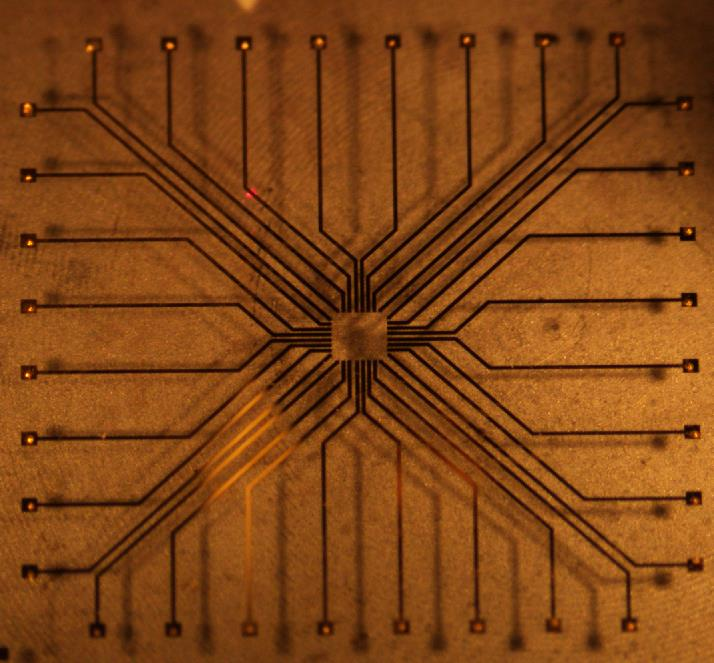
%> input picture gold_bumps/evaporated_sample.png, 714 x 663 px
$ octave --eval "detectGoldBumps('evaporated_sample.png');"   (GNU Octave 9; MATLAB toolbox functions it lacks are replaced by stand-ins)
%> lines starting %> are read from the running program, lines starting %| are printed output that depends on the picture; in (x1, y1, x2, y2) boxes, pixels count from 0 and x2, y2 are one past the last pixel; in counts of white or black regions, pixels touching at a corner belong together; the program's own positions count from 1
function detectGoldBumps(imagePath)
%> called with imagePath = 'evaporated_sample.png'
    % Read the image
    img = imread(imagePath);
%> img is the input picture: size 663x714x3 uint8; mean R, G, B 128.8, 68.5, 21

    % Convert to grayscale if it's a color image
    if size(img, 3) == 3
        grayImg = rgb2gray(img);
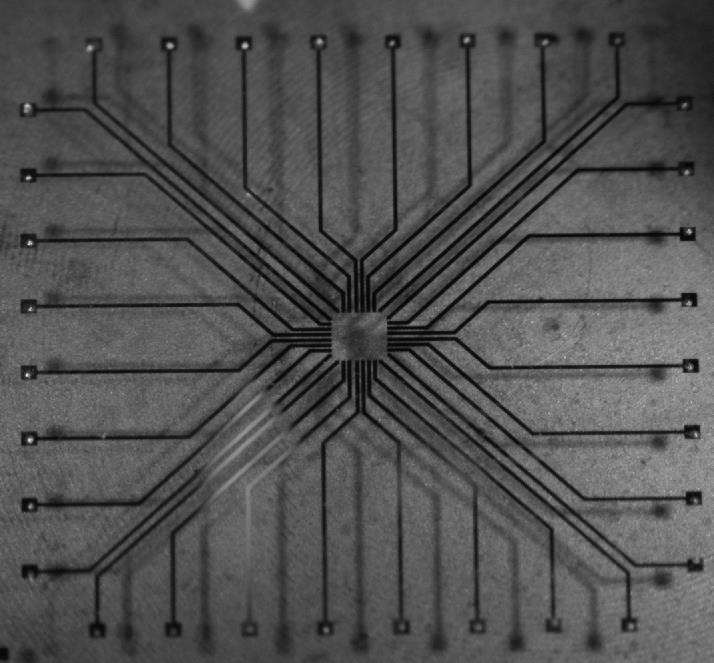
%> grayImg: size 663x714 uint8; min 3, max 226, mean 81.1
    else
        grayImg = img;
    end

    % Apply contrast enhancement to make gold bumps more visible
    enhancedImg = adapthisteq(grayImg);
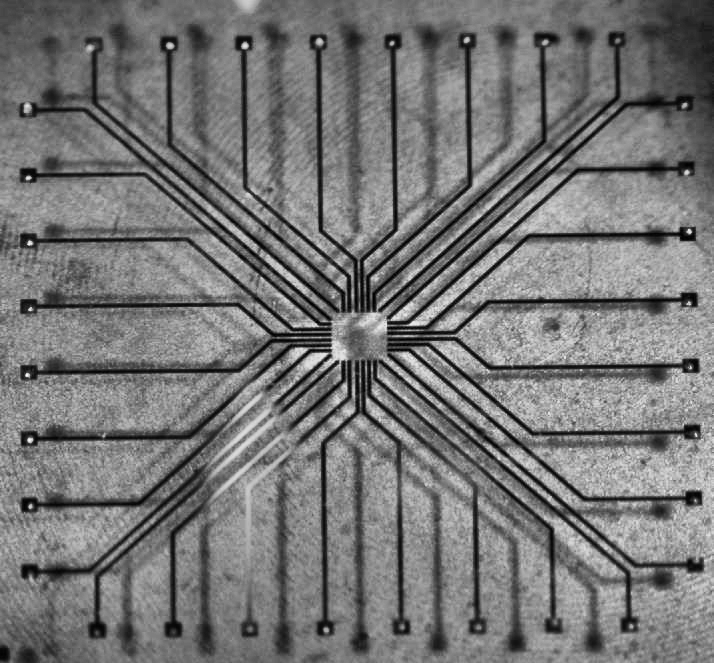
%> enhancedImg: size 663x714 uint8; min 0, max 255, mean 118.3

    % Apply thresholding to isolate bright spots (gold bumps)
    threshold = graythresh(enhancedImg);
%> threshold = 0.4
    binaryImg = imbinarize(enhancedImg, threshold * 1.2); % Slightly higher threshold to isolate brighter spots
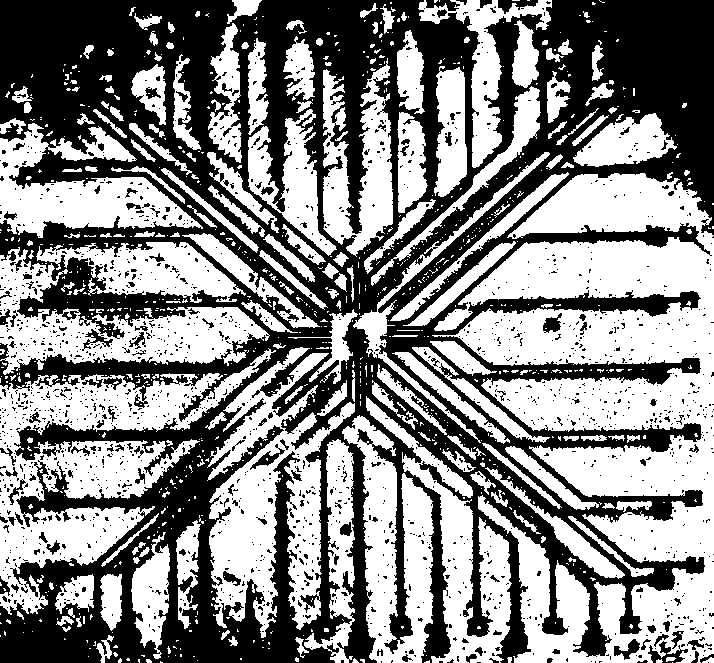
%> binaryImg: size 663x714 logical; 52.7% white; 1776 black regions (1639 under 20 px), largest, box (x1, y1, x2, y2) and area: (0, 0, 714, 663) 210943, (648, 641, 688, 663) 357, (498, 0, 538, 14) 282

    % Remove small objects (noise)
    cleanedImg = bwareaopen(binaryImg, 15);
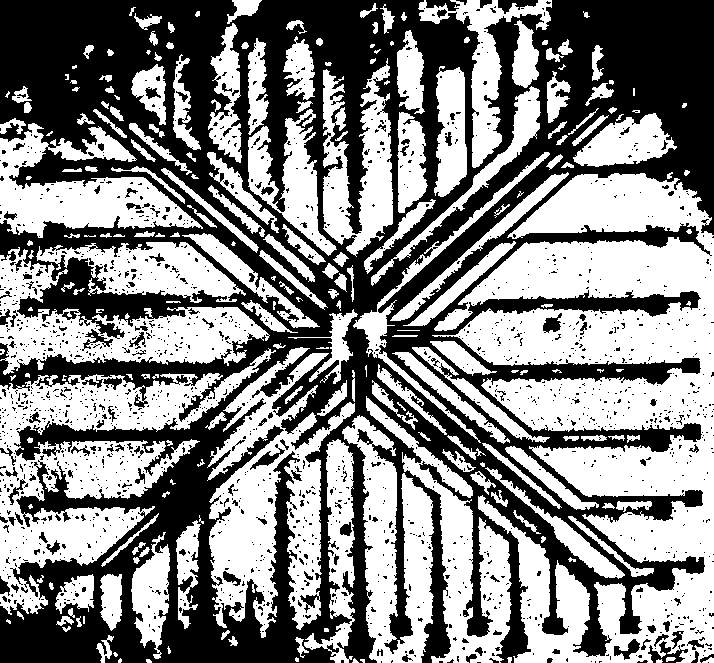
%> cleanedImg: size 663x714 logical; 52.2% white; 1776 black regions (1639 under 20 px)

    % Find connected components (potential gold bumps)
    cc = bwconncomp(cleanedImg);
%> cc = 233 connected components
    stats = regionprops(cc, 'Centroid', 'Area', 'Eccentricity', 'BoundingBox');
%> stats = 233 regions; largest, box (x1, y1, x2, y2), Area, Centroid and Eccentricity: (432, 173, 714, 663) 70383 [612.4 402.5] 0.885, (0, 348, 276, 615) 23786 [89.1 465.5] 0.797, (207, 347, 355, 638) 18121 [269.3 502.2] 0.888

    % Filter components based on properties to identify gold bumps
    goldBumps = [];
    for i = 1:length(stats)
        % Gold bumps are typically small, relatively circular objects
        if stats(i).Area < 200 && stats(i).Area > 20 && stats(i).Eccentricity < 0.7
            goldBumps = [goldBumps; stats(i)];
        end
    end
%> after the loop, goldBumps = 18 regions; largest, box (x1, y1, x2, y2), Area, Centroid and Eccentricity: (12, 86, 32, 103) 159 [21.8 96.4] 0.555, (322, 263, 339, 279) 130 [331 271.5] 0.295, (558, 39, 573, 55) 128 [565.7 49.2] 0.429

    % Display results
    figure;
    imshow(img);
    hold on;

    % Draw circles around detected gold bumps
    for i = 1:length(goldBumps)
        centroid = goldBumps(i).Centroid;
        radius = sqrt(goldBumps(i).Area / pi);

        % Draw circle
        theta = 0:0.01:2*pi;
        x = radius * cos(theta) + centroid(1);
        y = radius * sin(theta) + centroid(2);
        plot(x, y, 'r', 'LineWidth', 2);

        % Label each bump with a number
        text(centroid(1), centroid(2), num2str(i), 'Color', 'white', 'FontSize', 8, ...
            'HorizontalAlignment', 'center');
    end
%> this loop made 18 passes
%> (centroid, radius) on passes 1 to 12: ([21.76 96.38], 7.11), ([30.5 243.8], 2.76), ([30.67 440.8], 2.93), ([110.8 53.24], 3.29), ([136.8 560.8], 3.19), ([170.6 46.31], 3.66), ([170.1 443.5], 2.76), ([234 642.2], 4.11), ([245.6 46.25], 3.57), ([320 42.42], 3.7), ([331 271.5], 6.43), ([333.8 294], 4.37)

    title(sprintf('Detected %d Gold Bumps', length(goldBumps)));
    hold off;

    % Print the number of detected gold bumps
    fprintf('Detected %d gold bumps in the image.\n', length(goldBumps));
%| Detected 18 gold bumps in the image.
%> `detectGoldBumps('evaporated_sample.png');`:
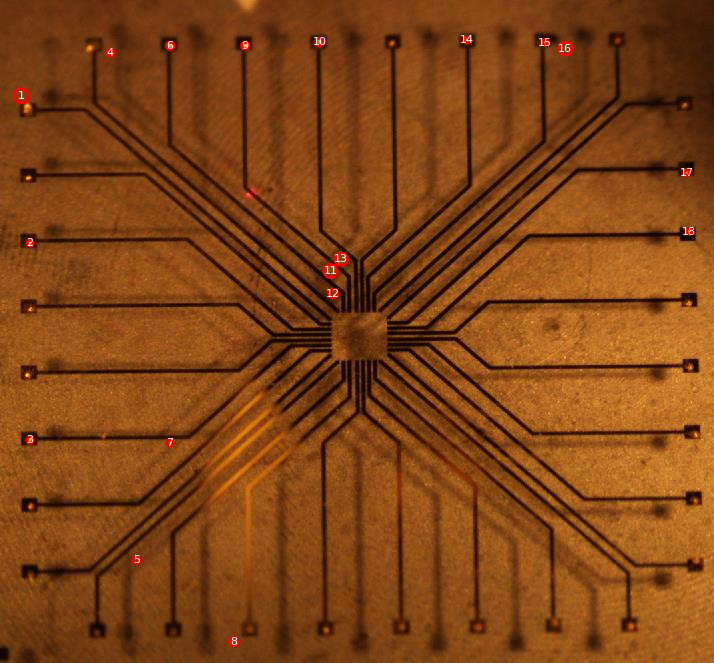
%> figure redrawn from the program's plot data; its title reads 'Detected 18 Gold Bumps'
end

detectGoldBumps('evaporated_sample.png')

$ run again, on gold_bumps/sputtering sample.png
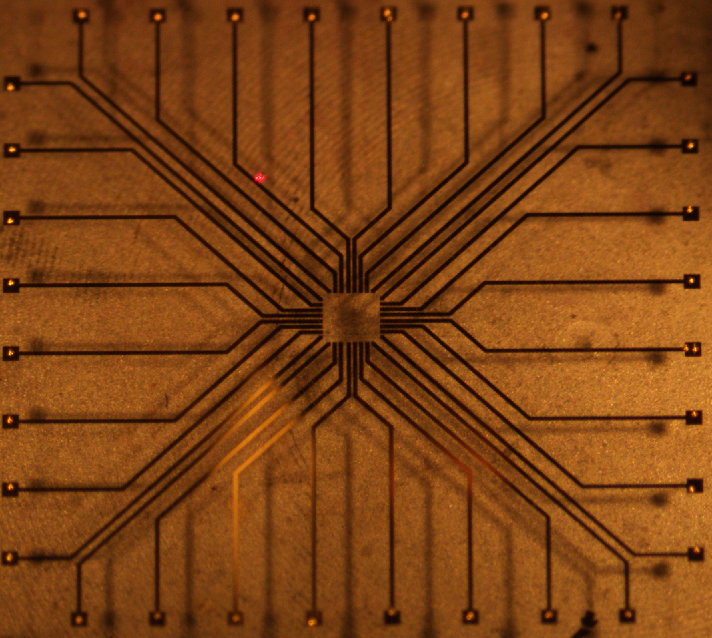
%> input picture gold_bumps/sputtering sample.png, 712 x 638 px
%> in detectGoldBumps, img is the input picture: size 638x712x3 uint8; mean R, G, B 125.6, 66.6, 19.6
%> threshold = 0.384
%> in detectGoldBumps, `binaryImg = imbinarize(enhancedImg, threshold * 1.2);`:
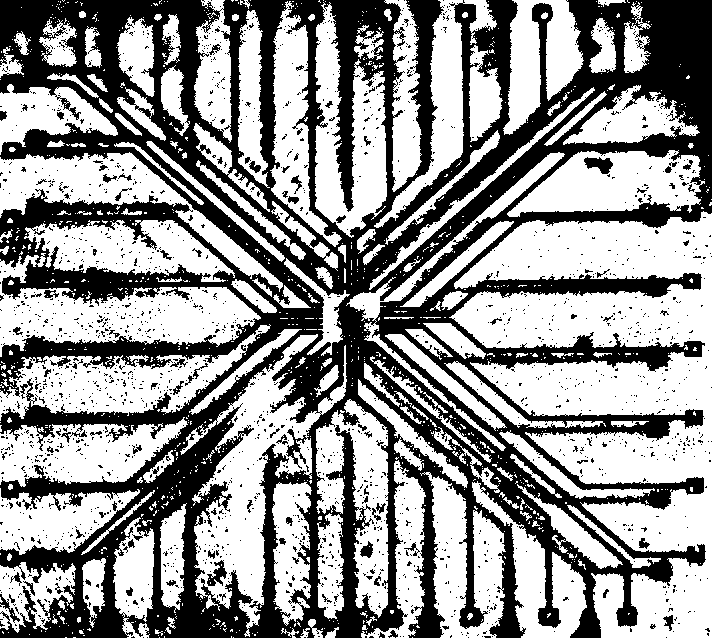
%> binaryImg: size 638x712 logical; 58.1% white; 2029 black regions (1936 under 20 px), largest, box (x1, y1, x2, y2) and area: (0, 0, 712, 638) 181053, (584, 157, 613, 174) 301, (207, 560, 227, 586) 250
%> cleanedImg: size 638x712 logical; 57.5% white; 2029 black regions (1936 under 20 px)
%> cc = 179 connected components
%> stats = 179 regions; largest, box (x1, y1, x2, y2), Area, Centroid and Eccentricity: (449, 211, 712, 638) 56331 [617.4 390.7] 0.868, (180, 334, 347, 637) 14471 [252.4 481.9] 0.937, (0, 253, 261, 357) 11952 [120.7 315.1] 0.972
%> after the loop in detectGoldBumps, `for i = 1:length(stats)`: goldBumps = 15 regions; largest, box (x1, y1, x2, y2), Area, Centroid and Eccentricity: (0, 246, 9, 255) 45 [5.6 250.9] 0.696, (79, 11, 86, 18) 41 [82.9 15.1] 0.267, (232, 14, 239, 21) 41 [235.9 18] 0.413
%> the loop in detectGoldBumps, `for i = 1:length(goldBumps)` made 15 passes
%> (centroid, radius) on passes 1 to 8: ([5.56 250.9], 3.78), ([10.61 221.4], 2.71), ([11.5 283.4], 2.65), ([11.04 487.5], 2.76), ([12.63 150], 2.93), ([82.88 15.12], 3.61), ([140.5 481], 2.65), ([158.5 17.64], 3.52)
%| Detected 15 gold bumps in the image.
%> `detectGoldBumps('evaporated_sample.png');`:
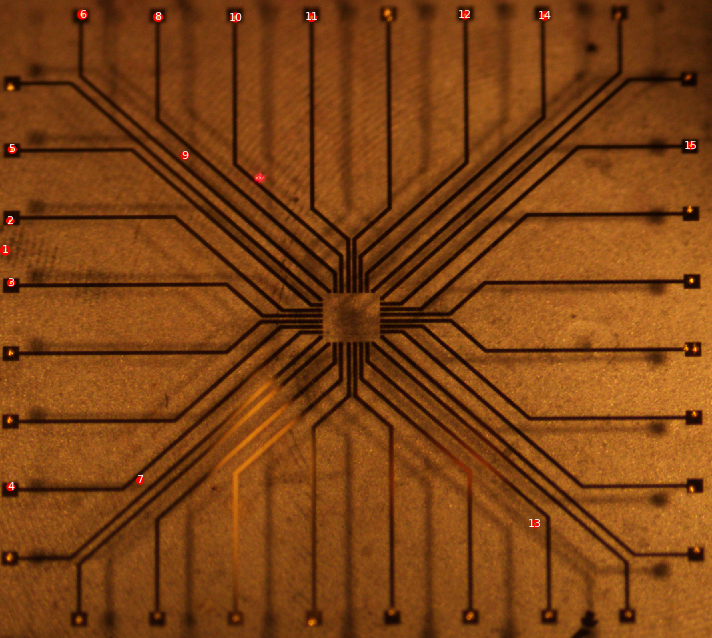
%> figure redrawn from the program's plot data; its title reads 'Detected 15 Gold Bumps'
